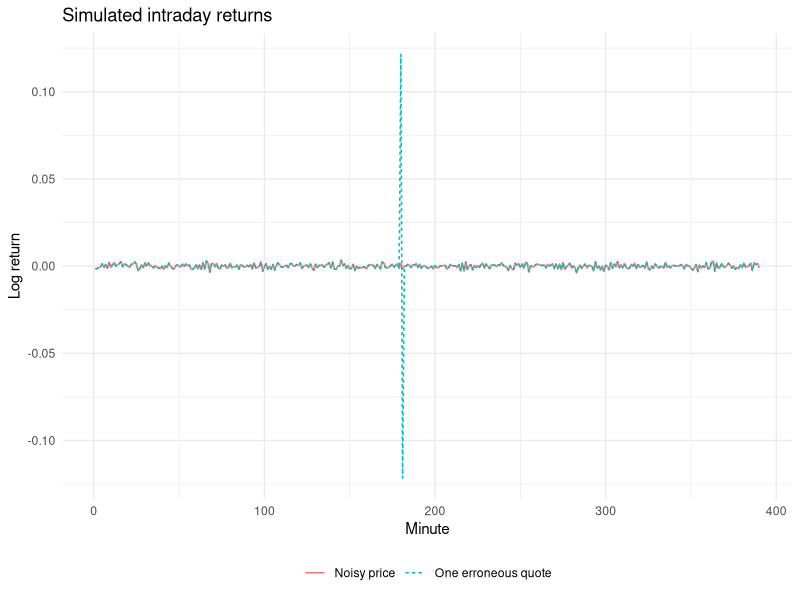
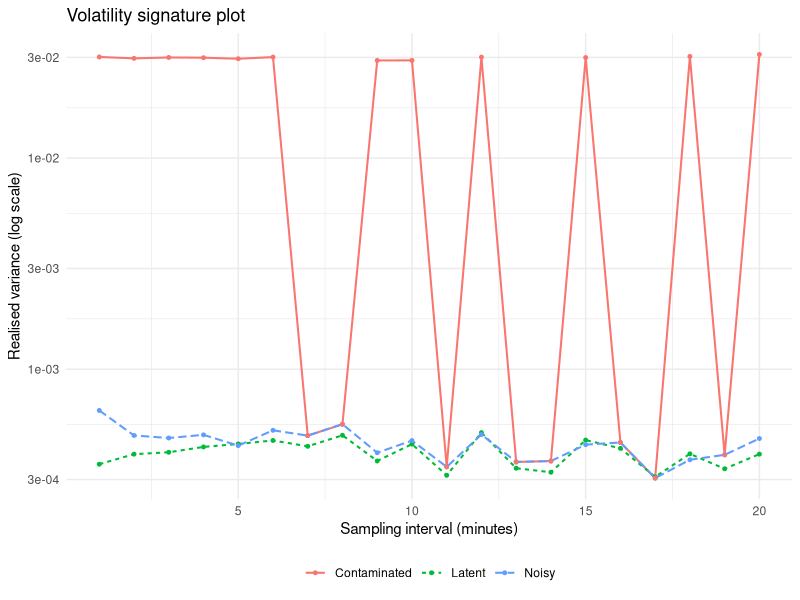

Here is the R script that generated these plots, in order:
## =====================================================
## 1. Simulate latent, noisy and contaminated prices
## =====================================================
# One simulated trading day; no observed stock prices are used
# here.
library(ggplot2)
set.seed(909)
n <- 390
minute <- 0:n
x <- c(0, cumsum(rnorm(n, sd = .02 / sqrt(n))))
y <- x + rnorm(n + 1, sd = .0006)
bad <- y
bad[181] <- bad[181] + .12  # one erroneous quote, reversed next minute

## =====================================================
## 2. Compare realised variance at two sampling intervals
## =====================================================
rv <- function(z, k) {
  idx <- unique(c(seq(1, length(z), by = k), length(z)))
  sum(diff(z[idx])^2)
}
series <- list(Latent = x, Noisy = y, Contaminated = bad)
tab <- do.call(rbind, lapply(names(series), function(nm)
  data.frame(Series = nm, Minutes = c(1, 10),
    RV = vapply(c(1, 10), function(k) rv(series[[nm]], k),
      numeric(1)))))
print(tab)

## =====================================================
## 3. Plot intraday returns
## =====================================================
df <- data.frame(Minute = rep(1:n, 2),
  Return = c(diff(y), diff(bad)),
  Series = rep(c("Noisy price", "One erroneous quote"),
    each = n))
p1 <- ggplot(df,
  aes(Minute, Return, colour = Series, linetype = Series)) +
  geom_line(linewidth = .55) + theme_minimal(base_size = 11) +
  labs(title = "Simulated intraday returns",
    y = "Log return") +
  theme(legend.position = "bottom",
    legend.title = element_blank())
ggsave("log_returns_1min.png", p1, width = 6.5,
  height = 3.8, dpi = 300)

## =====================================================
## 4. Draw the volatility signature and save the data
## =====================================================
signature <- do.call(rbind, lapply(names(series), function(nm)
  data.frame(Series = nm, Minutes = 1:20,
    RV = vapply(1:20, function(k) rv(series[[nm]], k),
      numeric(1)))))
p2 <- ggplot(signature,
  aes(Minutes, RV, colour = Series, linetype = Series)) +
  geom_line(linewidth = .7) + geom_point(size = 1) + scale_y_log10() +
  theme_minimal(base_size = 11) +
  labs(title = "Volatility signature plot",
    x = "Sampling interval (minutes)",
    y = "Realised variance (log scale)") +
  theme(legend.position = "bottom",
    legend.title = element_blank())
ggsave("volatility_comparison.png", p2, width = 6.5,
  height = 3.8,
  dpi = 300)
write.csv(data.frame(minute, x, y, bad),
  "simulated_intraday_prices.csv", row.names = FALSE)
